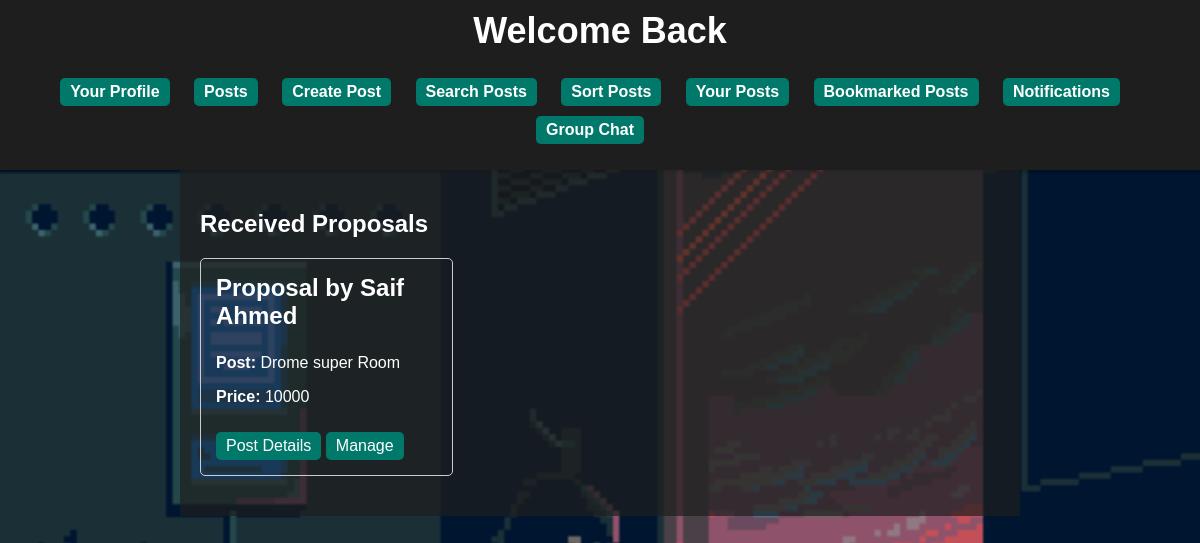
Before: /users/teertho/posts/notifications (signed in) with the older database file.
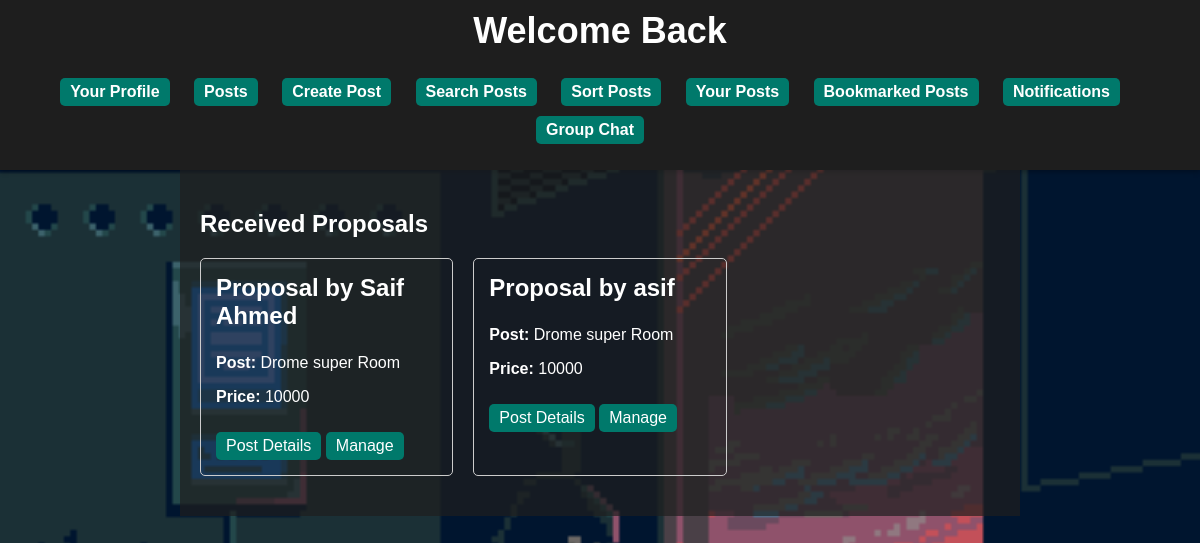
After: the same page with the newer database file.
### users/models.py (models this page shows)
class Notification(models.Model):
    post = models.ForeignKey(DormRoom, on_delete=models.CASCADE)
    user = models.ForeignKey(Register, on_delete=models.CASCADE)

class Register(models.Model):
    username=models.CharField(max_length=30)
    email=models.EmailField()
    password=models.CharField(max_length=100)
    nid=models.IntegerField()

class DormRoom(models.Model):
    title = models.CharField(max_length=255)
    content = models.TextField()
    popularity = models.IntegerField(default=0)
    type = models.CharField(max_length=50)
    price = models.CharField(max_length=20)
    link = models.URLField(max_length=200, null=True)
    posted_by = models.ForeignKey(Register, on_delete=models.CASCADE, related_name='posted')
    comments = models.ManyToManyField(Comment, blank=True)
    bookmarked_by = models.ManyToManyField(Register, blank=True, related_name='bookmarked')

### users/views.py (the view)
# urls.py: path('<str:username>/posts/notifications', views.notifications, name='notifications'),
def notifications(request, username):
    viewer_username = request.session.get('username')
    viewer = get_object_or_404(Register, username=viewer_username)
    notifications = Notification.objects.filter(post__posted_by=viewer)
    return render(request, 'notifications.html', {'dorm_rooms' : notifications, 'username' : username})

### users/templates/notifications.html (shortened to what this page needs)
{% extends "profile_base.html" %}
{% block content %}
<body style="background-image: url('/static/bg9.gif'); background-size: cover;">
    <h2>Received Proposals</h2>
    <div class="room-grid">
        {% for room in dorm_rooms %}
            <div class="room-card">
                <h3>Proposal by {{room.user.username}}</h3>
                <p><strong>Post:</strong> {{ room.post.title }}</p>
                <p><strong>Price:</strong> {{ room.post.price }}</p>
                <a href="{{room.post.link}}" target="_blank">Post Details</a>
                <a href="#">Manage</a>
            </div>
        {% endfor %}
    </div>
</body>
{% endblock %}

Changed rows visible on the page:
added Notification: user.username "asif", post "Drome super Room", post.price "10000"
